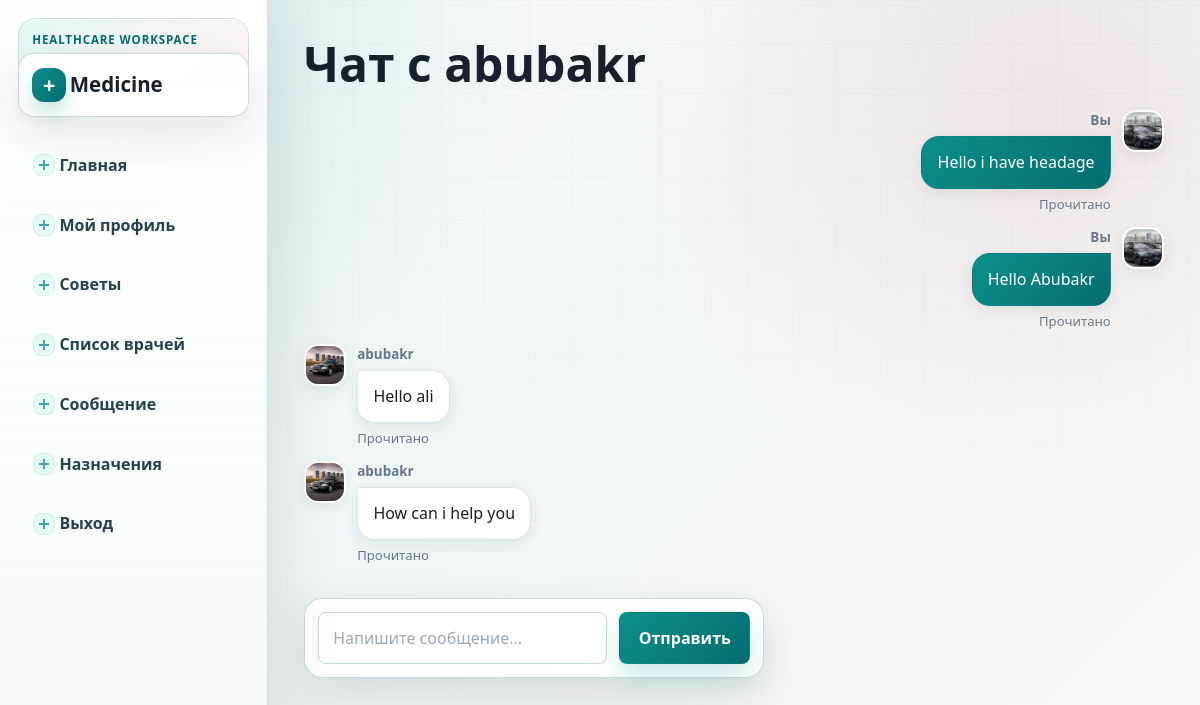
/chat/send_message/2 (signed in), run on an earlier commit of the app's database.
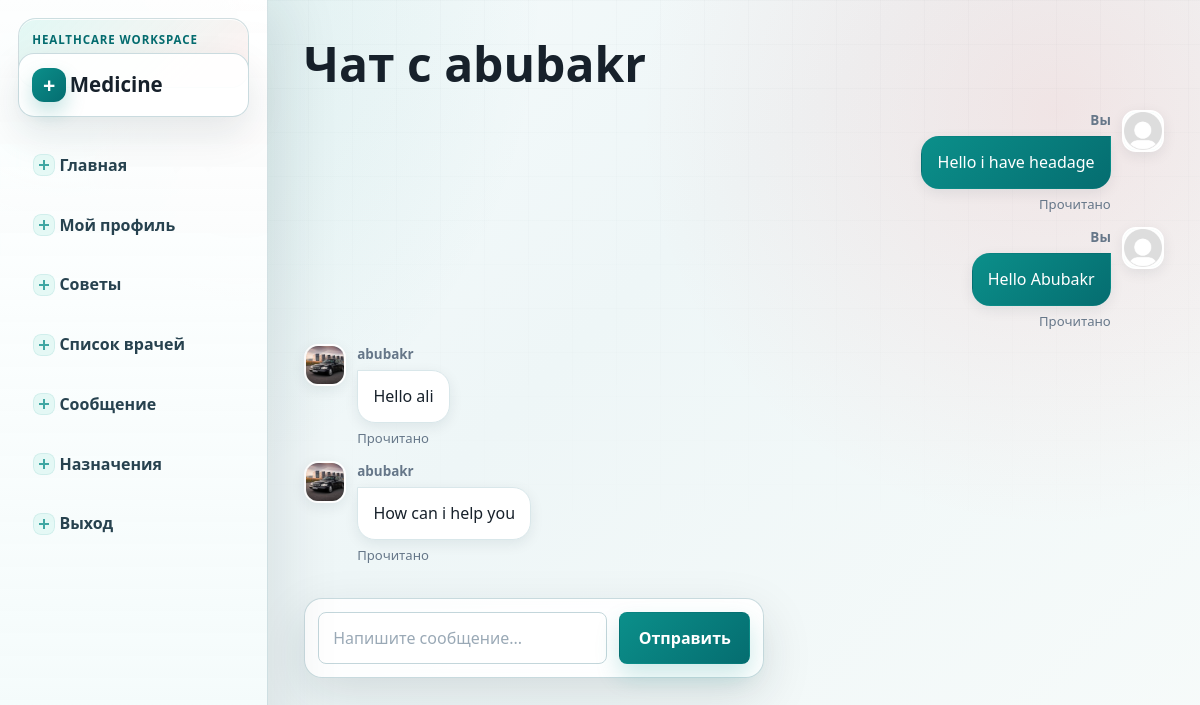
And on a later commit of the database.
### chat/models.py (models this page shows, shortened)
class Direct(models.Model):
    sender=models.ForeignKey(User,on_delete=models.CASCADE,related_name='send_messages')
    receiner=models.ForeignKey(User,on_delete=models.CASCADE,related_name='received_messages')
    text=models.TextField()
    created_at=models.DateTimeField(auto_now_add=True)
    is_readed=models.BooleanField(default=False)

### accounts/models.py (models this page shows, shortened)
class Profile(models.Model):
    ROLE_CHOICES = (
        ('patient', 'Patient'),
        ('doctor', 'Doctor'),
        ('admin', 'Admin'),
    )
    user=models.OneToOneField(settings.AUTH_USER_MODEL,on_delete=models.CASCADE,related_name='profile')
    age=models.PositiveIntegerField(null=True,blank=True)
    role = models.CharField(max_length=20, choices=ROLE_CHOICES, default='patient')
    phone=models.CharField(max_length=14,blank=True)
    city = models.CharField(max_length=50, blank=True)
    photo=models.ImageField(upload_to='users/',blank=True,null=True)

### chat/views.py (the view, shortened to what this page needs)
# urls.py: path('send_message/<int:pk>',views.send_message,name='send_message'),
@login_required(login_url='login')
def send_message(request,pk):
    ptn=get_object_or_404(User,pk=pk)
    message=Direct.objects.filter(
        Q(sender=request.user, receiner=ptn) |
        Q(sender=ptn, receiner=request.user)
    ).order_by("created_at")
    message.filter(receiner=request.user, is_readed=False).update(is_readed=True)
    return render(request,'chat/send_message.html',{"messages":message,"profile":ptn})

### templates/chat/send_message.html (shortened to what this page needs)
{% extends "accounts/base.html" %}
{% block main %}
<h1>Чат с {{ profile.username }}</h1>
<ul class="chat-list dm-messages">
    {% for i in messages %}
        <li class="chat-message {% if i.sender == request.user %}msg-own{% else %}msg-other{% endif %}">
            <div class="msg-avatar">
                {% if i.sender.profile.photo %}
                    <img src="{{ i.sender.profile.photo.url }}" alt="">
                {% else %}
                    <img src="/media/user.png" alt="">
                {% endif %}
            </div>
            <div class="msg-body">
                <div class="msg-meta">
                    <b>
                        {% if i.sender == request.user %}
                            Вы
                        {% else %}
                            {{ i.sender.username }}
                        {% endif %}
                    </b>
                </div>
                <div class="msg-bubble">
                    <p>{{ i.text }}</p>
                </div>
                <div class="msg-read">
                    {% if i.is_readed %}
                        Прочитано
                    {% else %}
                        Не прочитано
                    {% endif %}
                </div>
            </div>
        </li>
    {% empty %}
        <p class="muted">Сообщений нет</p>
    {% endfor %}
</ul>
<form class="chat-form chat-form-inline" action="" method="post">
    <input class="chat-input" type="text" placeholder="Напишите сообщение..." name="text">
    <button class="chat-send" type="submit">Отправить</button>
</form>
{% endblock %}

What changed in the data, as far as the page shows it:
changed through a linked row, Direct "Hello i have headage": photo: picture added; sender.profile.photo: picture removed
changed through a linked row, Direct "Hello Abubakr": photo: picture added; sender.profile.photo: picture removed
